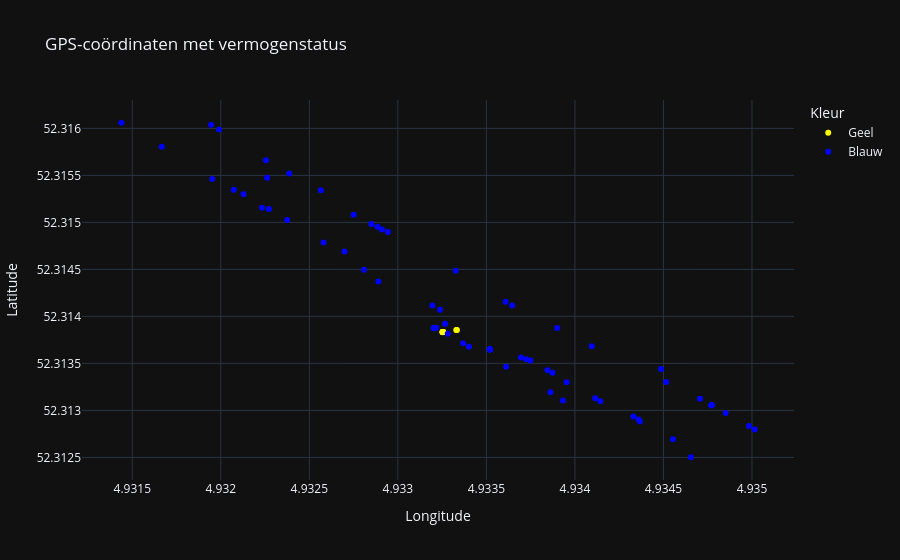

The notebook cell saved with this chart:
### Code cell
"""
    Maakt een interactieve scatterplot van GPS-coördinaten met kleuren die afhankelijk zijn van het geleverde vermogen.
    Optioneel kunnen aangepaste punten worden toegevoegd.

    Parameters:
    df (pd.DataFrame): DataFrame met de kolommen 'GPS longitude, in graden', 'GPS latitude, in graden' en 'Vermogen geleverd aan de motor (W)'.
    custom_points (list of tuples, optional): Lijst met tuples met (longitude, latitude) coördinaten voor extra punten. Standaard is None.

    Returns:
    Geel = geen vermogen
    Blauw = Wel vermogen
    Rood = Zelf ingevoerde punten
    """

# Aanroepen van de functie met aangepaste punten
lib.plot_gps_power(rechte_stukken, custom_points=0)

### Figure 1 — Plotly figure (JSON) as saved in the notebook; plotly's stock layout.template omitted (floating-point values rounded to 4 significant figures; data arrays with more than 128 entries replaced by an {"elided": "..."} marker saying what was removed)
{"data": [{"customdata": [[1053.0, 1.1, 0.0], [1579.0, 1.2, 0.0], [2762.0, 1.3, 0.0], [2902.0, 1.2, 0.0], [3042.0, 1.2, 0.0], [3163.0, 1.1, 0.0], [3303.0, 1.1, 0.0], [3443.0, 1.2, 0.0], [3563.0, 1.2, 0.0], [3684.0, 1.2, 0.0]], "hovertemplate": "Kleur=Geel<br>Longitude=%{x}<br>Latitude=%{y}<br>row_index=%{customdata[0]}<br>Vermogen geleverd aan de motor (W)=%{customdata[1]}<br>Wielsnelheid, in km/h=%{customdata[2]}<extra></extra>", "legendgroup": "Geel", "marker": {"color": "yellow", "symbol": "circle"}, "mode": "markers", "name": "Geel", "orientation": "v", "showlegend": true, "x": [4.933, 4.933, 4.933, 4.933, 4.933, 4.933, 4.933, 4.933, 4.933, 4.933], "xaxis": "x", "y": [52.31, 52.31, 52.31, 52.31, 52.31, 52.31, 52.31, 52.31, 52.31, 52.31], "yaxis": "y", "type": "scatter"}, {"customdata": {"elided": "92x3 float values"}, "hovertemplate": "Kleur=Blauw<br>Longitude=%{x}<br>Latitude=%{y}<br>row_index=%{customdata[0]}<br>Vermogen geleverd aan de motor (W)=%{customdata[1]}<br>Wielsnelheid, in km/h=%{customdata[2]}<extra></extra>", "legendgroup": "Blauw", "marker": {"color": "blue", "symbol": "circle"}, "mode": "markers", "name": "Blauw", "orientation": "v", "showlegend": true, "x": [4.933, 4.933, 4.933, 4.933, 4.933, 4.933, 4.933, 4.933, 4.933, 4.933, 4.933, 4.934, 4.934, 4.934, 4.935, 4.935, 4.934, 4.934, 4.934, 4.934, 4.934, 4.933, 4.933, 4.933, 4.933, 4.933, 4.933, 4.933, 4.932, 4.932, 4.932, 4.932, 4.931, 4.932, 4.932, 4.932, 4.932, 4.933, 4.933, 4.933, 4.934, 4.934, 4.934, 4.934, 4.934, 4.934, 4.934, 4.934, 4.934, 4.934, 4.935, 4.935, 4.935, 4.935, 4.935, 4.935, 4.935, 4.935, 4.935, 4.935, 4.935, 4.934, 4.934, 4.934, 4.934, 4.934, 4.934, 4.934, 4.934, 4.934, 4.934, 4.934, 4.934, 4.934, 4.934, 4.934, 4.934, 4.934, 4.934, 4.934, 4.934, 4.934, 4.934, 4.934, 4.933, 4.933, 4.932, 4.932, 4.932, 4.932, 4.933, 4.933], "xaxis": "x", "y": [52.31, 52.31, 52.31, 52.31, 52.31, 52.31, 52.31, 52.31, 52.31, 52.31, 52.31, 52.31, 52.31, 52.31, 52.31, 52.31, 52.31, 52.31, 52.31, 52.31, 52.31, 52.31, 52.31, 52.31, 52.31, 52.31, 52.32, 52.32, 52.32, 52.32, 52.32, 52.32, 52.32, 52.32, 52.32, 52.32, 52.32, 52.31, 52.31, 52.31, 52.31, 52.31, 52.31, 52.31, 52.31, 52.31, 52.31, 52.31, 52.31, 52.31, 52.31, 52.31, 52.31, 52.31, 52.31, 52.31, 52.31, 52.31, 52.31, 52.31, 52.31, 52.31, 52.31, 52.31, 52.31, 52.31, 52.31, 52.31, 52.31, 52.31, 52.31, 52.31, 52.31, 52.31, 52.31, 52.31, 52.31, 52.31, 52.31, 52.31, 52.31, 52.31, 52.31, 52.31, 52.31, 52.31, 52.32, 52.32, 52.32, 52.32, 52.31, 52.31], "yaxis": "y", "type": "scatter"}], "layout": {"xaxis": {"anchor": "y", "domain": [0.0, 1.0], "title": {"text": "Longitude"}}, "yaxis": {"anchor": "x", "domain": [0.0, 1.0], "title": {"text": "Latitude"}}, "legend": {"title": {"text": "Kleur"}, "tracegroupgap": 0}, "title": {"text": "GPS-coördinaten met vermogenstatus"}}}
